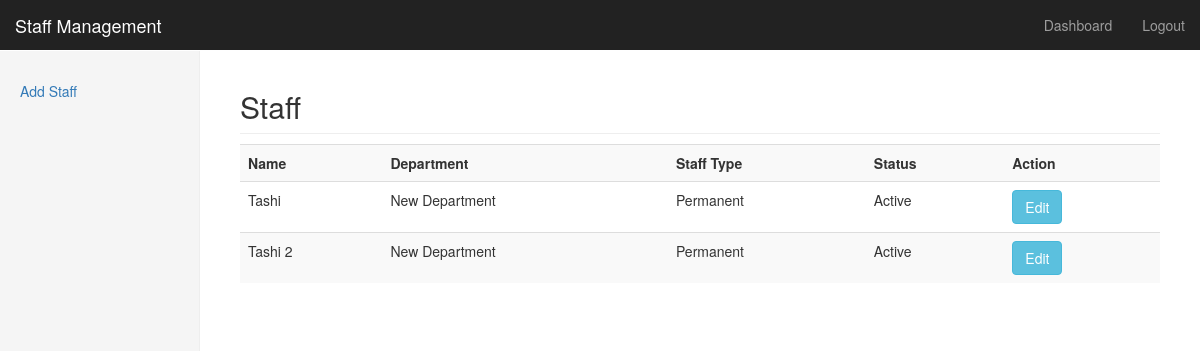
Page /dept-login/list_staff.php (signed in) on the earlier database version.
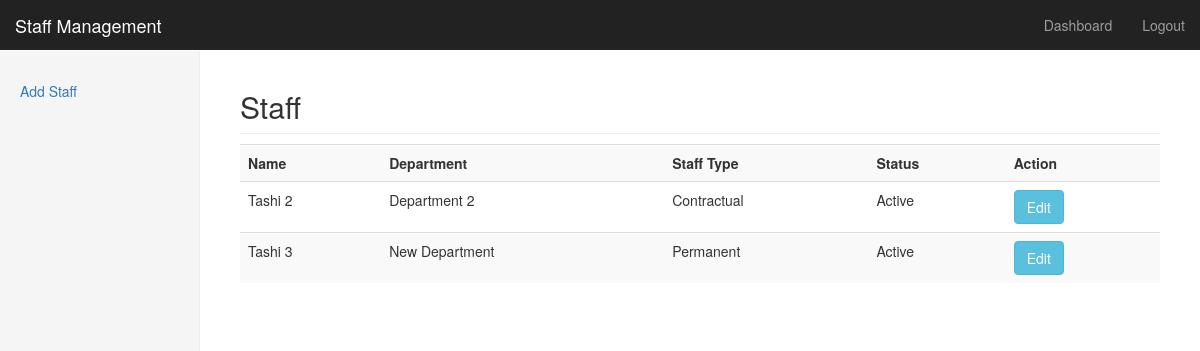
Same page on the later database version.
### tables this page shows
CREATE TABLE IF NOT EXISTS `users` (
  `id` int(8) NOT NULL AUTO_INCREMENT,
  `name` varchar(64) NOT NULL,
  `department_id` int(8) NOT NULL,
  `username` varchar(128) NOT NULL,
  `password` varchar(40) NOT NULL,
  `salt` varchar(50) DEFAULT NULL,
  `hash` varchar(50) DEFAULT NULL,
  `type` int(11) DEFAULT NULL COMMENT '1 => Admin, 2 => Department Admin, 3 => Staff',
  `staff_type` int(2) NOT NULL DEFAULT '1' COMMENT '1 => Permanent, 2 => Contractual',
  `created` int(32) NOT NULL,
  `status` int(2) DEFAULT '1' COMMENT '1 => Active, 2 => Inactive',
  `gender` int(2) NOT NULL COMMENT '1 is male and 2 is female',
  `dob` varchar(20) NOT NULL,
  `doj` varchar(20) NOT NULL,
  `description` text NOT NULL,
  PRIMARY KEY (`id`)
);

### classes/class.db.php (called while the page is built, shortened)
<?php
class database {
    private $resource;
    private $num_rows = null;
    private $valid_resource = false;
    function __construct() {
	return $this;
    }
    function select(
	    $table = '',
	    $conditions = '',
	    $count = false,
	    $group_by = '',
	    $agg = '',
	    $agg_col = '',
	    $agg_other_cols = ''
	    ) {
	$return = array();
	if (trim($table) != '') {
	    if (trim($conditions) == '') {
		$conditions = ' 1 = 1';
	    }
	    if ($count) {
		$sql = "SELECT count(*) as count_rows ";
	    } else {
		$sql = "SELECT * ";
	    }
	    $sql .= "FROM $table WHERE $conditions";
	    if(trim($group_by) != '') {
		$sql .= " GROUP BY $group_by;";
	    } else {
		$sql .= ";";
	    }
	    $this->query($sql);
	    if ($this->valid_resource && ($this->num_rows > 0)) {
		return true;
	    } else {
		return false;
	    }
	} else {
	    return false;
	}
	return $return;
    }
    private function query($sql = '', $type = 'select') {
	if (trim($sql) != '') {
	    $this->resource = mysql_query($sql);
	    $this->valid_resource = true;
	} else {
	    return false;
	}
    }
    function get_results() {
	$result = array();
	while ($row = mysql_fetch_array($this->resource)) {
	    $result[] = $row;
	}
	return $result;
    }
    function set_number_of_results() {
	$this->num_rows = mysql_num_rows($this->resource);
    }
}

### classes/class.user.php (called while the page is built, shortened)
<?php
class user {
    public $db;
    private $table = 'users';
    function __construct($db) {
	$this->db = $db;
	if(isset($_SESSION['id']) && trim($_SESSION['id']) != '' && is_numeric($_SESSION['id'])) {
	    $this->load_user_details();
	}
    }
    function get_staff($department_id = 0) {
	if(!$department_id) {
	    $conditions = '';
	} else {
	    $conditions = "department_id=$department_id";
	}
	return $this->get_users(3, $conditions);
    }
    private function get_users($type = 3, $conditions = '', $count = false) {
	if (trim($conditions) == '') {
	    $conditions = "type=$type";
	}
	if ($this->db->select($this->table, $conditions, $count)) {
	    return $this->db->get_results();
	} else {
	    return false;
	}
    }
    function get_staff_types() {
	return array(1 => 'Permanent', 2 => 'Contractual');
    }
    function get_staff_status() {
	return array(1 => 'Active', 2 => 'Inactive');
    }
    function load_user_details() {
	if($this->db->select($this->table, "id={$_SESSION['id']}")) {
	    $this->user = $this->db->get_results();
	}
    }
}

### classes/class.department.php (called while the page is built, shortened)
<?php
class department {
    public $db;
    public $table = 'departments';
    function __construct($db) {
	$this->db = $db;
    }
    function get_departments() {
	if ($this->db->select($this->table)) {
	    return $this->db->get_results();
	} else {
	    return false;
	}
    }
    function get_departments_list() {
	$_departments = $this->get_departments();
	if (is_array($_departments) && count($_departments)) {
	    $departments = array();
	    foreach ($_departments as $_department) {
		$departments[$_department['id']] = $_department['name'];
	    }
	    return $departments;
	} else {
	    return false;
	}
    }
}

### dept-login/list_staff.php (the view, shortened to what the changed rows need)
<?php
require_once 'classes/class.db.php';
require_once 'classes/class.user.php';
require_once 'classes/class.department.php';
$db = new database;
$user = new user($db);
$dept = new department($db);
$staff = $user->get_staff();
$departments = $dept->get_departments_list();
$staff_type = $user->get_staff_types();
$status = $user->get_staff_status();
?>
<!DOCTYPE html>
<html lang="en">
    <head>
        <link href="css/bootstrap.min.css" rel="stylesheet">
        <link href="css/dashboard.css" rel="stylesheet">
    </head>
    <body>
        <?php
        include_once 'nav.php';
        ?>
        <div class="container-fluid">
            <div class="row">
                <div class="col-sm-9 col-sm-offset-3 col-md-10 col-md-offset-2 main">
                    <h2 class="sub-header">Staff</h2>
                    <div class="table-responsive">
                        <table class="table table-striped">
                            <tr>
                                <th>Name</th>
                                <th>Department</th>
                                <th>Staff Type</th>
                                <th>Status</th>
                                <th>Action</th>
                            </tr>
                            <?php
                            if (is_array($staff) && count($staff)) {
                                foreach ($staff as $_staff) {
                                    echo "<tr>";
					echo "<td>{$_staff['name']}</td>";
					echo "<td>{$departments[$_staff['department_id']]}</td>";
					echo "<td>{$staff_type[$_staff['staff_type']]}</td>";
					echo "<td>{$status[$_staff['status']]}</td>";
					echo "<td><a class='btn btn-info' href='index.php?action=edit_staff&id={$_staff['id']}'> Edit</a></td>";
                                    echo "</tr>";
                                }
                            } else {
                                ?>
                                <tr><td colspan="4">No Staff found</td></tr>
                                <?php
                            }
                            ?>
                        </table>
                    </div>
                </div>
            </div>
        </div>
    </body>
</html>

Differences in the rows shown:
no longer on this page (row edited): users: name "Tashi", department "New Department", staff_type "Permanent", status "Active"
changed users "Tashi 2": department "New Department" → "Department 2"; staff_type "Permanent" → "Contractual"
now on this page (row edited): users: name "Tashi 3", department "New Department", staff_type "Permanent", status "Active"
